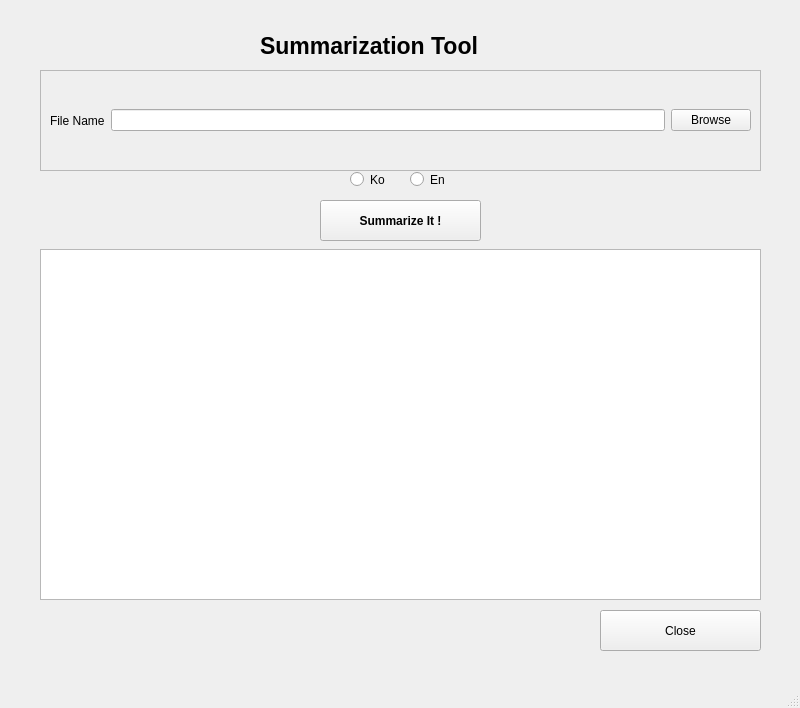
<?xml version="1.0" encoding="UTF-8"?>
<ui version="4.0">
 <class>MainWindow</class>
 <widget class="QMainWindow" name="MainWindow">
  <property name="geometry">
   <rect>
    <x>0</x>
    <y>0</y>
    <width>800</width>
    <height>708</height>
   </rect>
  </property>
  <property name="windowTitle">
   <string>MainWindow</string>
  </property>
  <widget class="QWidget" name="centralwidget">
   <widget class="QFrame" name="frame">
    <property name="geometry">
     <rect>
      <x>40</x>
      <y>70</y>
      <width>721</width>
      <height>101</height>
     </rect>
    </property>
    <property name="frameShape">
     <enum>QFrame::StyledPanel</enum>
    </property>
    <property name="frameShadow">
     <enum>QFrame::Raised</enum>
    </property>
    <layout class="QHBoxLayout" name="horizontalLayout">
     <item>
      <widget class="QLabel" name="label">
       <property name="font">
        <font>
         <family>Arial</family>
        </font>
       </property>
       <property name="text">
        <string>File Name</string>
       </property>
      </widget>
     </item>
     <item>
      <widget class="QLineEdit" name="lineEdit"/>
     </item>
     <item>
      <widget class="QPushButton" name="pushButton">
       <property name="font">
        <font>
         <family>Arial</family>
        </font>
       </property>
       <property name="text">
        <string>Browse</string>
       </property>
      </widget>
     </item>
    </layout>
   </widget>
   <widget class="QPushButton" name="pushButton_2">
    <property name="geometry">
     <rect>
      <x>320</x>
      <y>200</y>
      <width>161</width>
      <height>41</height>
     </rect>
    </property>
    <property name="font">
     <font>
      <family>Arial</family>
      <weight>75</weight>
      <bold>true</bold>
     </font>
    </property>
    <property name="text">
     <string>Summarize It !</string>
    </property>
   </widget>
   <widget class="QWidget" name="layoutWidget">
    <property name="geometry">
     <rect>
      <x>40</x>
      <y>249</y>
      <width>721</width>
      <height>351</height>
     </rect>
    </property>
    <layout class="QHBoxLayout" name="horizontalLayout_2">
     <item>
      <widget class="QTextBrowser" name="textBrowser"/>
     </item>
    </layout>
   </widget>
   <widget class="QPushButton" name="pushButton_3">
    <property name="geometry">
     <rect>
      <x>600</x>
      <y>610</y>
      <width>161</width>
      <height>41</height>
     </rect>
    </property>
    <property name="font">
     <font>
      <family>Arial</family>
     </font>
    </property>
    <property name="text">
     <string>Close</string>
    </property>
   </widget>
   <widget class="QLabel" name="label_2">
    <property name="geometry">
     <rect>
      <x>260</x>
      <y>30</y>
      <width>281</width>
      <height>31</height>
     </rect>
    </property>
    <property name="font">
     <font>
      <family>Arial</family>
      <pointsize>17</pointsize>
      <weight>75</weight>
      <bold>true</bold>
      <underline>false</underline>
     </font>
    </property>
    <property name="text">
     <string>Summarization Tool</string>
    </property>
   </widget>
   <widget class="QRadioButton" name="radioButton">
    <property name="geometry">
     <rect>
      <x>350</x>
      <y>170</y>
      <width>51</width>
      <height>19</height>
     </rect>
    </property>
    <property name="text">
     <string>Ko</string>
    </property>
   </widget>
   <widget class="QRadioButton" name="radioButton_2">
    <property name="geometry">
     <rect>
      <x>410</x>
      <y>170</y>
      <width>51</width>
      <height>19</height>
     </rect>
    </property>
    <property name="text">
     <string>En</string>
    </property>
   </widget>
  </widget>
  <widget class="QMenuBar" name="menubar">
   <property name="geometry">
    <rect>
     <x>0</x>
     <y>0</y>
     <width>800</width>
     <height>26</height>
    </rect>
   </property>
  </widget>
  <widget class="QStatusBar" name="statusbar"/>
 </widget>
 <resources/>
 <connections/>
</ui>
